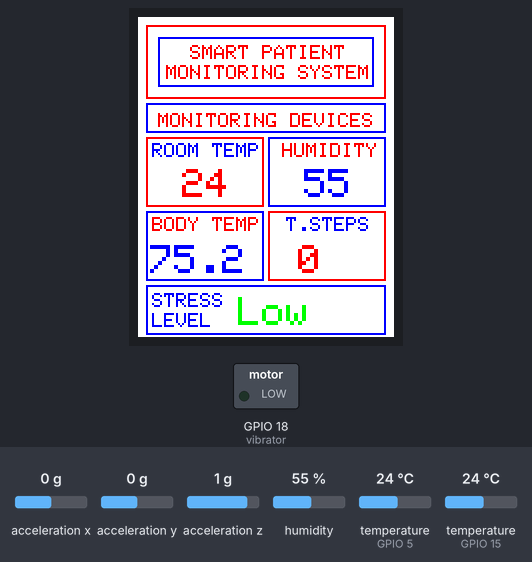
Bench run of a sketch on a simulated ESP32. On the bench: 128×160 colour display, switched loads named in the sketch (green lamp = pin HIGH). The inputs (shaded band) are chosen by the test bench; at power-on: acceleration x 0 g, humidity 55 %, temperature (sensors on GPIO 15, GPIO 5) 24 °C, acceleration y 0 g, acceleration z 1 g. WiFi joins after 1.5 s; servers stay silent unless stated; what the sketch prints to the serial monitor is not drawn.

Above: at 3.8 s.
3.9 s: acceleration x set to 0.8 g
At 7.1 s:
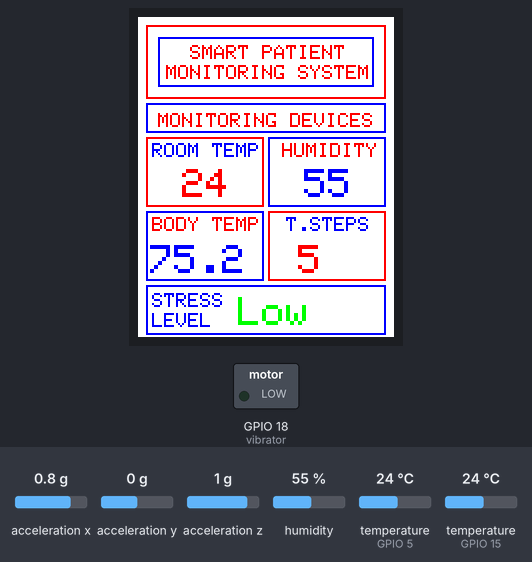
9.3 s: humidity set to 22 %
At 10.4 s:
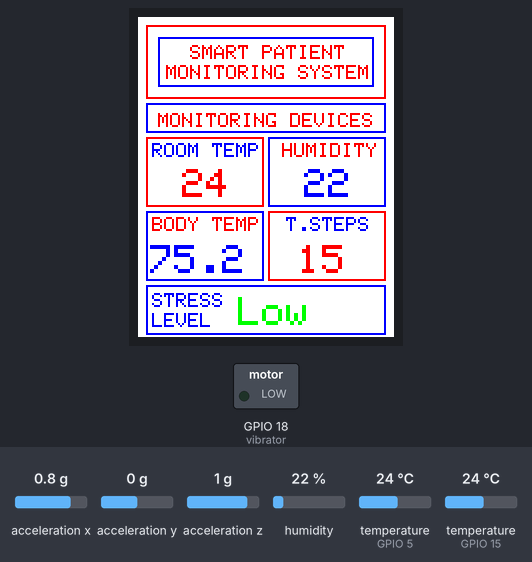
13.2 s: temperature (sensor on GPIO 15) set to 12 °C
At 13.8 s:
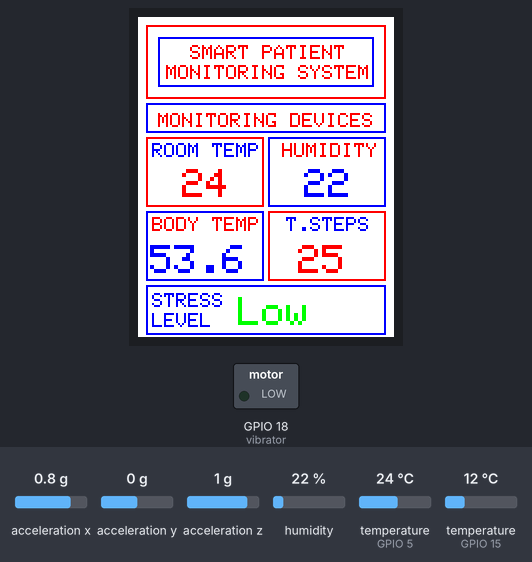
16.5 s: temperature (sensor on GPIO 5) set to 12 °C
At 17.1 s:
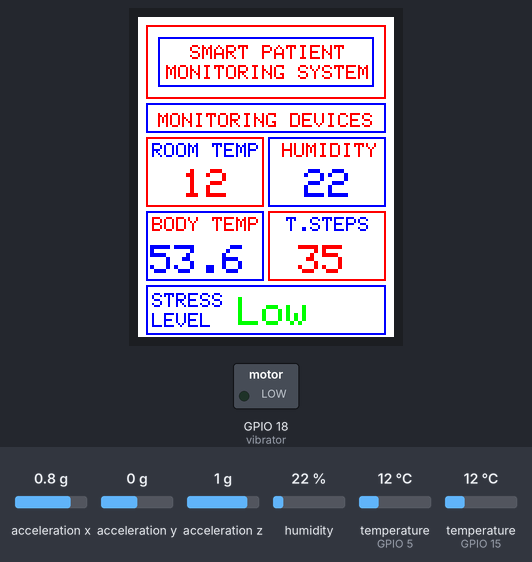
19.8 s: temperature (sensor on GPIO 15) set to 19 °C
At 20.4 s:
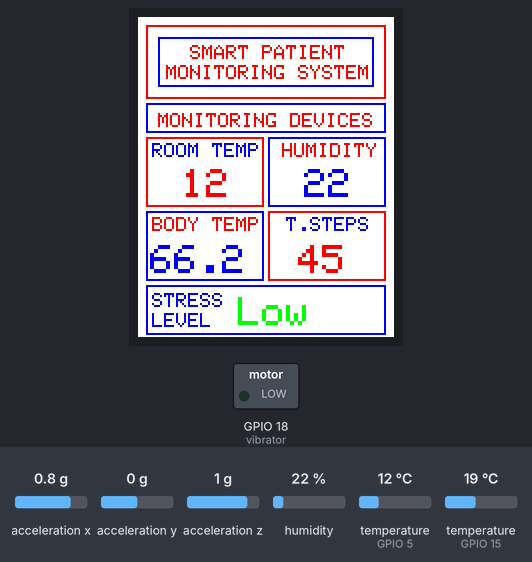
23.1 s: humidity set to 40 %
At 23.8 s:
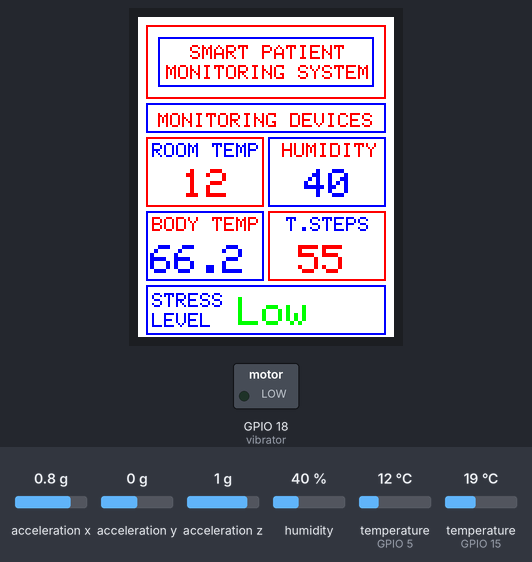
Timing chart, 0 to 26.1 s (numbered marks = the images above; inputs shaded):
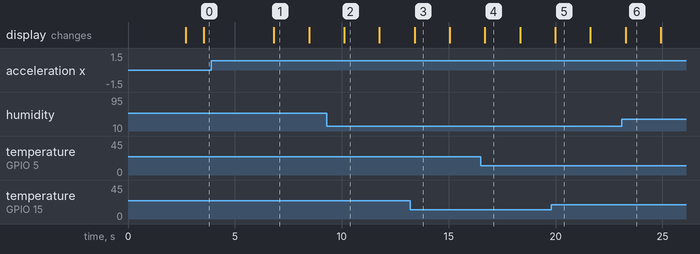

Measured:
- after the input at 3.9 s, the display: changes after 2.9 s (image 1)
- what the display in image 1 shows lasts 1.7 s, from 6.8 s to 8.5 s

The sketch:

spms.ino
```cpp
#include <WiFi.h>
#include <Wire.h>
#include <Adafruit_Sensor.h>
#include <Adafruit_ADXL345_U.h>
#include <FirebaseESP32.h>
#include <OneWire.h>
#include <DallasTemperature.h>
#include <SimpleDHT.h>
#include <Adafruit_GFX.h>     // Core graphics library
#include <Adafruit_ST7735.h>  // Hardware-specific library for ST7735
#include <SPI.h>
#define pinDHT11 5
#define vibrator 18
#define FIREBASE_HOST "smart-patient-monitoring-44c28-default-rtdb.firebaseio.com/"
#define FIREBASE_AUTH "sxJCUtiJeU5lsT4E8PrDkrgupFsOC4AooTqzC4Ds"
#define WIFI_SSID "A and S Fire and Safety"
#define WIFI_PASSWORD "Arham2014"
//Define FirebaseESP32 data object
FirebaseData firebaseData;

SimpleDHT11 dht11(pinDHT11);
// GPIO where the DS18B20 is connected to
const int oneWireBus = 15;
// Setup a oneWire instance to communicate with any OneWire devices
OneWire oneWire(oneWireBus);
// Pass our oneWire reference to Dallas Temperature sensor
DallasTemperature sensors(&oneWire);

int steps = 0;
String stresslevel = "";
int lastX = 0;
int lastY = 0;
int lastZ = 0;

//Pin for ESP32
#define TFT_CS 13    //case select connect to pin 13
#define TFT_RST 12   //reset connect to pin 23
#define TFT_DC 14    //AO connect to pin 22  (not sure that this is really used)  try pin 25
#define TFT_MOSI 27  //Data = SDA connect to pin 21
#define TFT_SCLK 26  //Clock = SCK connect to pin 19

Adafruit_ADXL345_Unified accel = Adafruit_ADXL345_Unified(12345);  // 0x53 is the default I2C address
// For ST7735-based displays, we will use this call
Adafruit_ST7735 tft = Adafruit_ST7735(TFT_CS, TFT_DC, TFT_MOSI, TFT_SCLK, TFT_RST);

void setup() {
  Serial.begin(115200);
  sensors.begin();
  if (!accel.begin()) {
    Serial.println("Could not find a valid ADXL345 sensor, check wiring!");
    while (1)
      ;
  }
  accel.setRange(ADXL345_RANGE_16_G);
  pinMode(pinDHT11, INPUT);
  pinMode(vibrator, OUTPUT);
  wifi();
  tftdisplay();
}  //end of void setup

void loop() {
  sensors.requestTemperatures();
  int dallas_tempC = sensors.getTempCByIndex(0);
  float dallas_tempF = DallasTemperature::toFahrenheit(dallas_tempC);
  // int dallas_temp = sensors.getTempCByIndex(0);
  // int temperatureF = sensors.getTempFByIndex(0);
  byte temperature = 0;
  byte humidity = 0;
  int err = SimpleDHTErrSuccess;
  if ((err = dht11.read(&temperature, &humidity, NULL)) != SimpleDHTErrSuccess) {
    Serial.print("Read DHT11 failed, err=");
    Serial.print(SimpleDHTErrCode(err));
    Serial.print(",");
    Serial.println(SimpleDHTErrDuration(err));
    delay(1000);
    return;
  }
  sensors_event_t event;
  accel.getEvent(&event);
  double x = event.acceleration.x;
  double y = event.acceleration.y;
  double z = event.acceleration.z;
  if ((y > 0.01 && lastY < 0) || (y < -0 && lastY > 0) || (x > 0 && lastX < 0) || (x < -1 && lastX > 0) || (z > 10 && lastX < 0) || (z < 12 && lastX > 0)) {
    steps+=5;
    Serial.print("Step Count: ");
    Serial.println(steps);
  }
  lastX = x;
  lastY = y;
  lastZ = z;
  delay(50);

  tft.setTextSize(2);
  tft.setTextColor(ST7735_RED, ST7735_WHITE);
  tft.setCursor(22, 76);
  tft.println((int)temperature);

  tft.setTextSize(2);
  tft.setTextColor(ST7735_BLUE, ST7735_WHITE);
  tft.setCursor(83, 76);
  tft.println((int)humidity);

  tft.setTextSize(2);
  tft.setTextColor(ST7735_BLUE, ST7735_WHITE);
  tft.setCursor(6, 114);
  tft.println(dallas_tempF,1);

  tft.setTextSize(2);
  tft.setTextColor(ST7735_RED, ST7735_WHITE);
  tft.setCursor(80, 114);
  tft.println((int)steps);

  if (steps < 10 || steps < 91 && humidity > 30 || humidity < 45 && dallas_tempF > 79 || dallas_tempF < 84) {
    Serial.println("LOW");
    stresslevel = "Low   ";
    tft.setTextSize(2);
    tft.setTextColor(ST7735_GREEN, ST7735_WHITE);
    tft.setCursor(50, 140);
    tft.println(stresslevel);
  }
  else if (steps > 92 || steps < 129 && humidity > 45 || humidity < 60 && dallas_tempF > 84 || dallas_tempF < 95) {
    Serial.println("Normal");
    stresslevel = "Normal";
    tft.setTextSize(2);
    tft.setTextColor(ST7735_GREEN, ST7735_WHITE);
    tft.setCursor(50, 140);
    tft.println(stresslevel);
  }
  else{
    Serial.println("High");
    stresslevel = "High";
    tft.setTextSize(2);
    tft.setTextColor(ST7735_GREEN, ST7735_WHITE);
    tft.setCursor(50, 140);
    tft.println(stresslevel);
  }
  delay(200);

  Firebase.setInt(firebaseData, "/All Parameters/Environment Temperature/Temperature", temperature);
  if (firebaseData.dataType() == "null") {
    Serial.println("Push failed");
    Serial.println(firebaseData.errorReason());
  } else {
    // Serial.println("Temperature Push Successful");
  }

  Firebase.setInt(firebaseData, "/All Parameters/Environment Temperature/Humidity", humidity);
  if (firebaseData.dataType() == "null") {
    Serial.println("Push failed");
    Serial.println(firebaseData.errorReason());
  } else {
    // Serial.println("Humidity Push Successful ");
  }

  Firebase.setInt(firebaseData, "/All Parameters/Patient's Temperature/Body Temperature", dallas_tempF);
  if (firebaseData.dataType() == "null") {
    Serial.println("Push failed");
    Serial.println(firebaseData.errorReason());
  } else {
    // Serial.println("Body Temperature Push Successful ");
  }

  Firebase.setInt(firebaseData, "/All Parameters/Patient's Steps/Steps", steps);
  if (firebaseData.dataType() == "null") {
    Serial.println("Push failed");
    Serial.println(firebaseData.errorReason());
  } else {
    // Serial.println("Steps Push Successful");
  }
}  //end of void loop

void tftdisplay() {
  tft.fillScreen(ST77XX_BLACK);
  tft.setRotation(1);
  // Use this initializer if using a 1.8" TFT screen:
  tft.initR(INITR_BLACKTAB);  // Init ST7735S chip, black tab
  Serial.println("Initialized");
  tft.fillScreen(ST77XX_BLACK);
  //expecting 128 x 160
  tft.initR(INITR_BLACKTAB);
  tft.setRotation(0);
  tft.fillScreen(ST7735_WHITE);
  tft.setTextColor(ST7735_RED);
  tft.setTextSize(1);
  // Draw a rectangle
  int rectX = 10;                     // X-coordinate of the top-left corner of the rectangle
  int rectY = 10;                     // Y-coordinate of the top-left corner of the rectangle
  int rectWidth = 108;                // Width of the rectangle
  int rectHeight = 25;                // Height of the rectangle
  uint16_t rectColor = ST7735_BLUE;   // Color of the rectangle
  uint16_t strokeColor = ST7735_RED;  // Color of the stroke
  int strokeWeight = 6;               // Stroke weight in pixels
  tft.drawRect(rectX, rectY, rectWidth, rectHeight, rectColor);
  tft.drawRect(rectX - strokeWeight, rectY - strokeWeight, rectWidth + 2 * strokeWeight, rectHeight + 2 * strokeWeight, strokeColor);
  tft.setCursor(26, 14);
  tft.println("SMART PATIENT");
  tft.setCursor(14, 24);
  tft.println("MONITORING SYSTEM");
  tft.drawRect(4, 43, 120, 15, ST7735_BLUE);
  tft.setCursor(10, 48);
  tft.println("MONITORING DEVICES");
  tft.drawRect(4, 60, 59, 35, ST7735_RED);
  tft.setCursor(7, 63);
  tft.setTextColor(ST7735_BLUE);
  tft.println("ROOM TEMP");
  tft.drawRect(65, 60, 59, 35, ST7735_BLUE);
  tft.setTextSize(1);
  tft.setTextColor(ST7735_RED);
  tft.setCursor(72, 63);
  tft.println("HUMIDITY");
  tft.drawRect(4, 97, 59, 35, ST7735_BLUE);
  tft.setTextSize(1);
  tft.setTextColor(ST7735_RED);
  tft.setCursor(7, 100);
  tft.println("BODY TEMP");
  tft.drawRect(65, 97, 59, 35, ST7735_RED);
  tft.setTextSize(1);
  tft.setTextColor(ST7735_BLUE);
  tft.setCursor(74, 100);
  tft.println("T.STEPS");
  tft.drawRect(4, 134, 120, 25, ST7735_BLUE);
  tft.setTextSize(1);
  tft.setCursor(7, 138);
  tft.println("STRESS");
  tft.setTextSize(1);
  tft.setCursor(7, 148);
  tft.println("LEVEL");
}
void wifi() {
  WiFi.begin(WIFI_SSID, WIFI_PASSWORD);
  Serial.print("Connecting to Wi-Fi");
  while (WiFi.status() != WL_CONNECTED) {
    Serial.println("Searching for Network ");
    delay(100);
    Serial.println("WIFI : SEARCHING");
    delay(500);
  }
  Serial.println();
  Firebase.begin(FIREBASE_HOST, FIREBASE_AUTH);
  Serial.print("Connected with IP: ");
  Serial.println(WiFi.localIP());
  Serial.println();
  Serial.println("------------------------------------");
  Serial.println("Connected...");
  delay(500);
}
```
